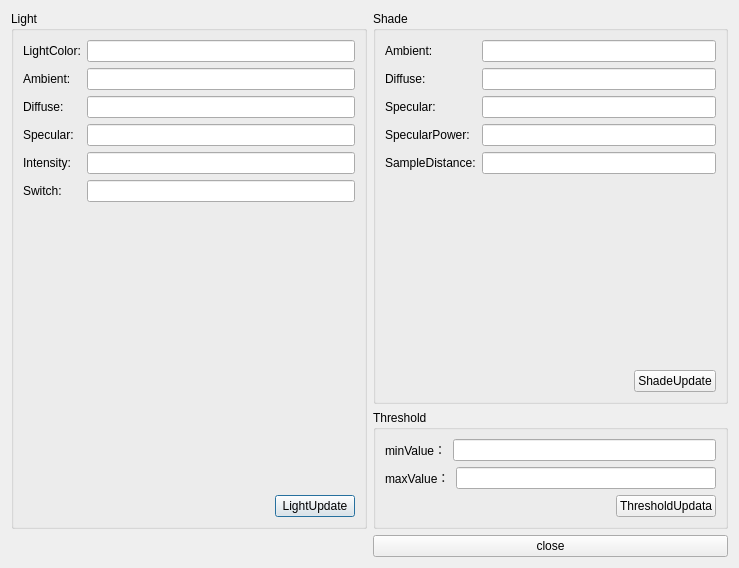
<?xml version="1.0" encoding="UTF-8"?>
<ui version="4.0">
 <class>VolumeInfo</class>
 <widget class="QDialog" name="VolumeInfo">
  <property name="geometry">
   <rect>
    <x>0</x>
    <y>0</y>
    <width>739</width>
    <height>568</height>
   </rect>
  </property>
  <property name="windowTitle">
   <string>Dialog</string>
  </property>
  <layout class="QGridLayout" name="gridLayout_4">
   <item row="0" column="0">
    <widget class="QGroupBox" name="groupBox">
     <property name="title">
      <string>Light</string>
     </property>
     <layout class="QGridLayout" name="gridLayout_2">
      <item row="0" column="0">
       <layout class="QVBoxLayout" name="verticalLayout_3">
        <item>
         <layout class="QHBoxLayout" name="horizontalLayout">
          <item>
           <layout class="QVBoxLayout" name="verticalLayout">
            <item>
             <widget class="QLabel" name="label">
              <property name="text">
               <string>LightColor:</string>
              </property>
             </widget>
            </item>
            <item>
             <widget class="QLabel" name="label_2">
              <property name="text">
               <string>Ambient:</string>
              </property>
             </widget>
            </item>
            <item>
             <widget class="QLabel" name="label_3">
              <property name="text">
               <string>Diffuse:</string>
              </property>
             </widget>
            </item>
            <item>
             <widget class="QLabel" name="label_4">
              <property name="text">
               <string>Specular:</string>
              </property>
             </widget>
            </item>
            <item>
             <widget class="QLabel" name="label_5">
              <property name="text">
               <string>Intensity:</string>
              </property>
             </widget>
            </item>
            <item>
             <widget class="QLabel" name="label_6">
              <property name="text">
               <string>Switch:</string>
              </property>
             </widget>
            </item>
           </layout>
          </item>
          <item>
           <layout class="QVBoxLayout" name="verticalLayout_2">
            <item>
             <widget class="QLineEdit" name="lineEdit_LC"/>
            </item>
            <item>
             <widget class="QLineEdit" name="lineEdit_LAC"/>
            </item>
            <item>
             <widget class="QLineEdit" name="lineEdit_LDC"/>
            </item>
            <item>
             <widget class="QLineEdit" name="lineEdit_LSC"/>
            </item>
            <item>
             <widget class="QLineEdit" name="lineEdit_LI"/>
            </item>
            <item>
             <widget class="QLineEdit" name="lineEdit_LS"/>
            </item>
           </layout>
          </item>
         </layout>
        </item>
        <item>
         <spacer name="verticalSpacer">
          <property name="orientation">
           <enum>Qt::Vertical</enum>
          </property>
          <property name="sizeHint" stdset="0">
           <size>
            <width>20</width>
            <height>40</height>
           </size>
          </property>
         </spacer>
        </item>
        <item>
         <layout class="QHBoxLayout" name="horizontalLayout_2">
          <item>
           <spacer name="horizontalSpacer">
            <property name="orientation">
             <enum>Qt::Horizontal</enum>
            </property>
            <property name="sizeHint" stdset="0">
             <size>
              <width>40</width>
              <height>20</height>
             </size>
            </property>
           </spacer>
          </item>
          <item>
           <widget class="QPushButton" name="LightUpdateBtn">
            <property name="text">
             <string>LightUpdate</string>
            </property>
           </widget>
          </item>
         </layout>
        </item>
       </layout>
      </item>
     </layout>
    </widget>
   </item>
   <item row="0" column="1">
    <layout class="QVBoxLayout" name="verticalLayout_8">
     <item>
      <widget class="QGroupBox" name="groupBox_2">
       <property name="title">
        <string>Shade</string>
       </property>
       <layout class="QGridLayout" name="gridLayout_3">
        <item row="0" column="0">
         <layout class="QVBoxLayout" name="verticalLayout_6">
          <item>
           <layout class="QHBoxLayout" name="horizontalLayout_3">
            <item>
             <layout class="QVBoxLayout" name="verticalLayout_4">
              <item>
               <widget class="QLabel" name="label_7">
                <property name="text">
                 <string>Ambient:</string>
                </property>
               </widget>
              </item>
              <item>
               <widget class="QLabel" name="label_8">
                <property name="text">
                 <string>Diffuse:</string>
                </property>
               </widget>
              </item>
              <item>
               <widget class="QLabel" name="label_9">
                <property name="text">
                 <string>Specular:</string>
                </property>
               </widget>
              </item>
              <item>
               <widget class="QLabel" name="label_10">
                <property name="text">
                 <string>SpecularPower:</string>
                </property>
               </widget>
              </item>
              <item>
               <widget class="QLabel" name="label_11">
                <property name="text">
                 <string>SampleDistance:</string>
                </property>
               </widget>
              </item>
             </layout>
            </item>
            <item>
             <layout class="QVBoxLayout" name="verticalLayout_5">
              <item>
               <widget class="QLineEdit" name="lineEdit_SA"/>
              </item>
              <item>
               <widget class="QLineEdit" name="lineEdit_SD"/>
              </item>
              <item>
               <widget class="QLineEdit" name="lineEdit_SS"/>
              </item>
              <item>
               <widget class="QLineEdit" name="lineEdit_SSP"/>
              </item>
              <item>
               <widget class="QLineEdit" name="lineEdit_SSD"/>
              </item>
             </layout>
            </item>
           </layout>
          </item>
          <item>
           <spacer name="verticalSpacer_2">
            <property name="orientation">
             <enum>Qt::Vertical</enum>
            </property>
            <property name="sizeHint" stdset="0">
             <size>
              <width>20</width>
              <height>40</height>
             </size>
            </property>
           </spacer>
          </item>
          <item>
           <layout class="QHBoxLayout" name="horizontalLayout_4">
            <item>
             <spacer name="horizontalSpacer_2">
              <property name="orientation">
               <enum>Qt::Horizontal</enum>
              </property>
              <property name="sizeHint" stdset="0">
               <size>
                <width>40</width>
                <height>20</height>
               </size>
              </property>
             </spacer>
            </item>
            <item>
             <widget class="QPushButton" name="ShadeUpdateBtn">
              <property name="text">
               <string>ShadeUpdate</string>
              </property>
             </widget>
            </item>
           </layout>
          </item>
         </layout>
        </item>
       </layout>
      </widget>
     </item>
     <item>
      <widget class="QGroupBox" name="groupBox_3">
       <property name="title">
        <string>Threshold</string>
       </property>
       <layout class="QGridLayout" name="gridLayout">
        <item row="0" column="0">
         <layout class="QVBoxLayout" name="verticalLayout_7">
          <item>
           <layout class="QHBoxLayout" name="horizontalLayout_5">
            <item>
             <widget class="QLabel" name="label_12">
              <property name="text">
               <string>minValue：</string>
              </property>
             </widget>
            </item>
            <item>
             <widget class="QLineEdit" name="lineEdit_minV"/>
            </item>
           </layout>
          </item>
          <item>
           <layout class="QHBoxLayout" name="horizontalLayout_6">
            <item>
             <widget class="QLabel" name="label_13">
              <property name="text">
               <string>maxValue：</string>
              </property>
             </widget>
            </item>
            <item>
             <widget class="QLineEdit" name="lineEdit_maxV"/>
            </item>
           </layout>
          </item>
          <item>
           <layout class="QHBoxLayout" name="horizontalLayout_7">
            <item>
             <spacer name="horizontalSpacer_3">
              <property name="orientation">
               <enum>Qt::Horizontal</enum>
              </property>
              <property name="sizeHint" stdset="0">
               <size>
                <width>40</width>
                <height>20</height>
               </size>
              </property>
             </spacer>
            </item>
            <item>
             <widget class="QPushButton" name="ThresholdBtn">
              <property name="text">
               <string>ThresholdUpdata</string>
              </property>
             </widget>
            </item>
           </layout>
          </item>
         </layout>
        </item>
       </layout>
      </widget>
     </item>
    </layout>
   </item>
   <item row="1" column="1">
    <widget class="QPushButton" name="closeBtn">
     <property name="text">
      <string>close</string>
     </property>
    </widget>
   </item>
  </layout>
 </widget>
 <resources/>
 <connections/>
</ui>
